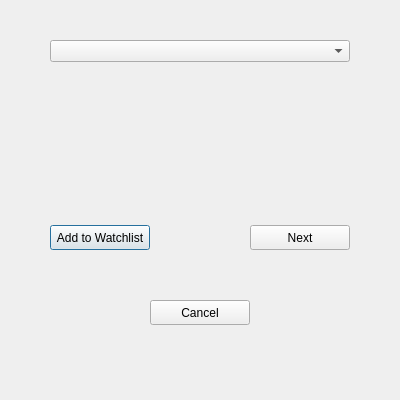
<?xml version="1.0" encoding="UTF-8"?>
<ui version="4.0">
 <class>discover</class>
 <widget class="QDialog" name="discover">
  <property name="geometry">
   <rect>
    <x>0</x>
    <y>0</y>
    <width>400</width>
    <height>400</height>
   </rect>
  </property>
  <property name="windowTitle">
   <string>Discover new films</string>
  </property>
  <widget class="QLabel" name="filmData">
   <property name="geometry">
    <rect>
     <x>50</x>
     <y>80</y>
     <width>300</width>
     <height>125</height>
    </rect>
   </property>
   <property name="text">
    <string/>
   </property>
  </widget>
  <widget class="QPushButton" name="addToWatchlist">
   <property name="geometry">
    <rect>
     <x>50</x>
     <y>225</y>
     <width>100</width>
     <height>25</height>
    </rect>
   </property>
   <property name="text">
    <string>Add to Watchlist</string>
   </property>
  </widget>
  <widget class="QPushButton" name="next">
   <property name="geometry">
    <rect>
     <x>250</x>
     <y>225</y>
     <width>100</width>
     <height>25</height>
    </rect>
   </property>
   <property name="text">
    <string>Next</string>
   </property>
  </widget>
  <widget class="QPushButton" name="cancel">
   <property name="geometry">
    <rect>
     <x>150</x>
     <y>300</y>
     <width>100</width>
     <height>25</height>
    </rect>
   </property>
   <property name="text">
    <string>Cancel</string>
   </property>
  </widget>
  <widget class="QComboBox" name="genre">
   <property name="geometry">
    <rect>
     <x>50</x>
     <y>40</y>
     <width>300</width>
     <height>22</height>
    </rect>
   </property>
  </widget>
 </widget>
 <resources/>
 <connections/>
</ui>
